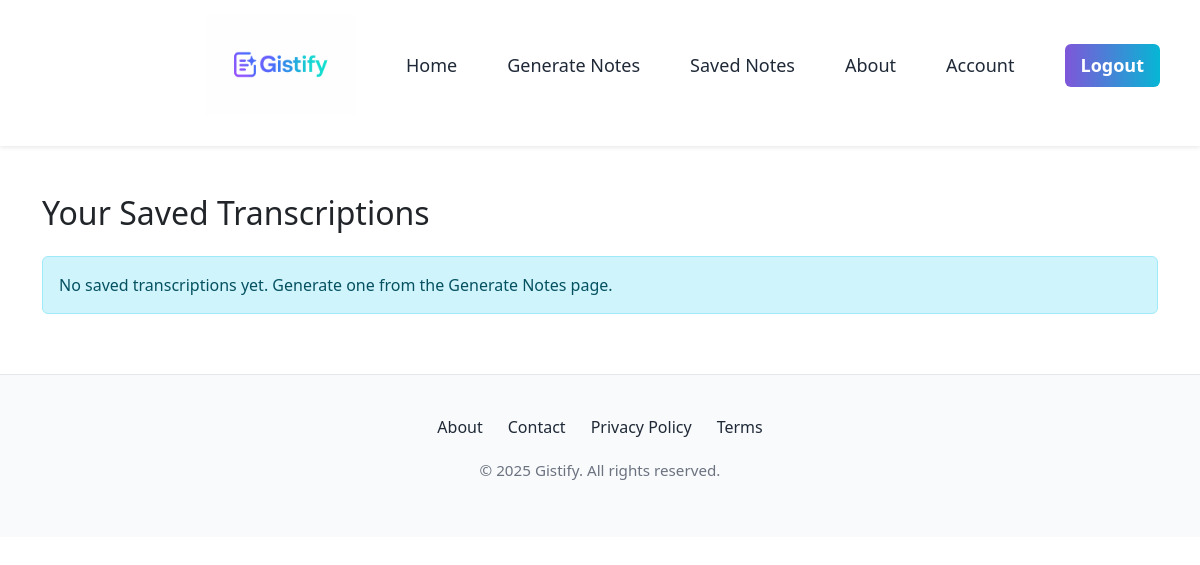
The page /saved_notes (signed in) on the database as committed earlier.
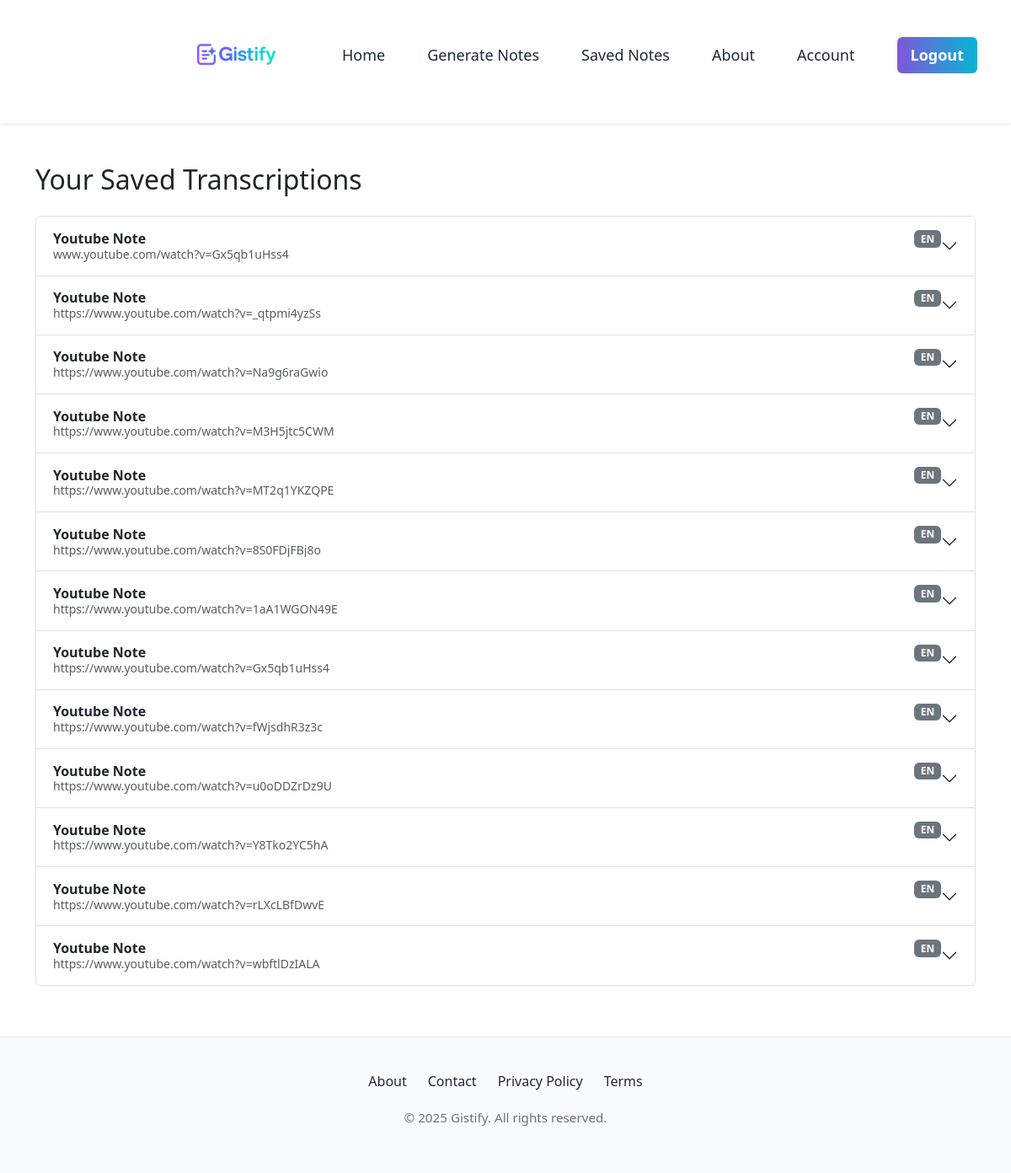
The same page on the database as committed later.
### gistify/model.py (models this page shows, shortened)
class Note(db.Model):
    id = db.Column(db.Integer, primary_key=True)
    title = db.Column(db.String(20), nullable=False)
    yt_link = db.Column(db.String(200), unique=True, nullable=False)
    language = db.Column(db.String(20), nullable=False)
    time_stamps = db.Column(db.Text, nullable=False)
    content = db.Column(db.Text, nullable=False)
    user_id = db.Column(db.Integer, db.ForeignKey('user.id'), nullable=False)

### gistify/routes.py (the view)
@app.route("/saved_notes", methods=['GET'])
@login_required
def saved_notes():
    notes = Note.query.filter_by(user_id=current_user.id).order_by(Note.id.desc()).all()
    return render_template(
        'saved_notes.html',
        title='Saved Notes',
        css='dashboard.css',
        notes=notes
    )

### gistify/model.py (called while the page is built)
@login_manager.user_loader
def login_user(user_id):
    return User.query.get(int(user_id))

### gistify/templates/saved_notes.html (shortened to what this page needs)
{% extends 'template.html' %}
{% block content %}
<div class="container mt-5">
    <h2 class="mb-4">Your Saved Transcriptions</h2>
    {% if notes and notes|length > 0 %}
    <div class="accordion" id="notesAccordion">
        {% for note in notes %}
        <div class="accordion-item">
            <h2 class="accordion-header" id="heading-{{ note.id }}">
                <button class="accordion-button collapsed" type="button" data-bs-toggle="collapse" data-bs-target="#collapse-{{ note.id }}" aria-expanded="false" aria-controls="collapse-{{ note.id }}">
                    <div class="d-flex flex-column w-100">
                        <div class="d-flex justify-content-between align-items-center">
                            <span class="fw-bold text-truncate" style="max-width: 60%">{{ note.title }}</span>
                            <span class="badge bg-secondary">{{ note.language|upper }}</span>
                        </div>
                        <small class="text-muted text-truncate">{{ note.yt_link }}</small>
                    </div>
                </button>
            </h2>
        </div>
        {% endfor %}
    </div>
    {% else %}
        <div class="alert alert-info">No saved transcriptions yet. Generate one from the Generate Notes page.</div>
    {% endif %}
</div>
{% endblock %}

### gistify/templates/template.html (shortened to what this page needs)
<!DOCTYPE html>
<html lang="en">
<head>
    <link rel="stylesheet" type="text/css" href="{{ url_for('static', filename='main.css') }}">
    <link rel="stylesheet" href="https://cdn.jsdelivr.net/npm/bootstrap@5.3.8/dist/css/bootstrap.min.css">
    {% if css %}
        <link rel="stylesheet" type="text/css" href="{{ url_for('static', filename=css) }}">
    {% endif %}
</head>
<body>
    <header>
        <nav class="nav-bar">
            <ul>
                <div class="logo"><img src="{{ url_for('static', filename='images/logo.png') }}" alt="Logo" width="150px"></div>
                <li><a href="{{ url_for('hello') }}">Home</a></li>
                <li><a href="{{ url_for('dashboard') }}">Generate Notes</a></li>
                <li><a href="{{ url_for('saved_notes') }}">Saved Notes</a></li>
                <li><a href="{{ url_for('about') }}">About</a></li>
                {% if current_user.is_authenticated %}
                    <li><a href="{{ url_for('account') }}">Account</a></li>
                    <li><a href="{{ url_for('logout') }}" class="button">Logout</a></li>
                {% else %}
                    <li><a href="{{ url_for('login') }}" class="button">Login</a></li>
                {% endif %}
            </ul>
        </nav>
    </header>
    <div class="">
        {% block content %}{% endblock %}
    </div>
    <footer class="footer">
        <div class="footer-content">
            <div class="footer-links">
                <a href="{{ url_for('about') }}">About</a>
                <a href="{{ url_for('contact') }}">Contact</a>
                <a href="{{ url_for('privacy') }}">Privacy Policy</a>
                <a href="{{ url_for('terms') }}">Terms</a>
            </div>
            <p>© 2025 <span class="brand">Gistify</span>. All rights reserved.</p>
        </div>
    </footer>
</body>
</html>

### gistify/static/main.css (style rules this page uses)
* { margin: 0; padding: 0; box-sizing: border-box; }
html { scroll-behavior: smooth; }
.nav-bar { box-shadow: 0 2px 4px rgba(0, 0, 0, 0.08); padding: 15px 40px; }
.nav-bar ul { display: flex; justify-content: flex-end; align-items: center; gap: 50px; }
ul li { list-style: none; font-size: large; font-weight: 500; }
li a { text-decoration: none; color: #1F2937; position: relative; display: inline-block; padding: 5px 0; }
li a::after { content: ""; position: absolute; width: 0; height: 2px; left: 0; bottom: 0; background: linear-gradient(90deg, #7F56D9, #06B6D4); transition: width 0.3s ease; }
.button { background: linear-gradient(90deg, #7F56D9, #06B6D4); color: #fff; padding: 8px 16px; border-radius: 6px; font-weight: 600; border: none; cursor: pointer; transition: opacity 0.3s ease; font-size: large; text-decoration: none; }
.footer { background: #F9FAFB; padding: 40px 20px; text-align: center; border-top: 1px solid #E5E7EB; margin-top: 60px; }
.footer p { color: #6B7280; font-size: 0.95rem; margin-bottom: 15px; }
.footer .links a, .footer-links a { text-decoration: none; color: #1F2937; font-weight: 500; transition: color 0.3s ease; position: relative; }
.footer .links a::after, .footer-links a::after { content: ""; position: absolute; width: 0; height: 2px; left: 0; bottom: -3px; background: linear-gradient(90deg, #7F56D9, #06B6D4); transition: width 0.3s ease; }
.footer-links { display: flex; justify-content: center; gap: 25px; margin-bottom: 20px; flex-wrap: wrap; }

Rows that differ between the two databases and show on the page:
added Note: title "Youtube Note", language "EN", yt_link "www.youtube.com/watch?v=Gx5qb1uHss4"
added Note: title "Youtube Note", language "EN", yt_link "https://www.youtube.com/watch?v=_qtpmi4yzSs"
added Note: title "Youtube Note", language "EN", yt_link "https://www.youtube.com/watch?v=Na9g6raGwio"
added Note: title "Youtube Note", language "EN", yt_link "https://www.youtube.com/watch?v=M3H5jtc5CWM"
added Note: title "Youtube Note", language "EN", yt_link "https://www.youtube.com/watch?v=MT2q1YKZQPE"
added Note: title "Youtube Note", language "EN", yt_link "https://www.youtube.com/watch?v=8S0FDjFBj8o"
added Note: title "Youtube Note", language "EN", yt_link "https://www.youtube.com/watch?v=1aA1WGON49E"
added Note: title "Youtube Note", language "EN", yt_link "https://www.youtube.com/watch?v=Gx5qb1uHss4"
added Note: title "Youtube Note", language "EN", yt_link "https://www.youtube.com/watch?v=fWjsdhR3z3c"
added Note: title "Youtube Note", language "EN", yt_link "https://www.youtube.com/watch?v=u0oDDZrDz9U"
added Note: title "Youtube Note", language "EN", yt_link "https://www.youtube.com/watch?v=Y8Tko2YC5hA"
added Note: title "Youtube Note", language "EN", yt_link "https://www.youtube.com/watch?v=rLXcLBfDwvE"
added Note: title "Youtube Note", language "EN", yt_link "https://www.youtube.com/watch?v=wbftlDzIALA"
Other text that changed with them:
text no longer shown: "No saved transcriptions yet. Generate one from the Generate Notes page."
